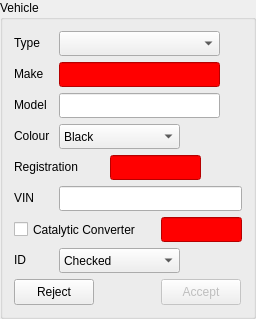
      <widget class="QGroupBox" name="groupBox_3">
       <property name="title">
        <string>Vehicle</string>
       </property>
       <layout class="QVBoxLayout" name="verticalLayout_2">
        <item>
         <layout class="QGridLayout" name="gridLayout">
          <item row="0" column="0">
           <widget class="QLabel" name="typeLabel">
            <property name="minimumSize">
             <size>
              <width>31</width>
              <height>16</height>
             </size>
            </property>
            <property name="maximumSize">
             <size>
              <width>31</width>
              <height>16</height>
             </size>
            </property>
            <property name="text">
             <string>Type</string>
            </property>
           </widget>
          </item>
          <item row="0" column="1" colspan="3">
           <widget class="QComboBox" name="typeCombobox">
            <property name="sizePolicy">
             <sizepolicy hsizetype="Preferred" vsizetype="Preferred">
              <horstretch>0</horstretch>
              <verstretch>0</verstretch>
             </sizepolicy>
            </property>
            <property name="minimumSize">
             <size>
              <width>161</width>
              <height>25</height>
             </size>
            </property>
            <property name="maximumSize">
             <size>
              <width>161</width>
              <height>25</height>
             </size>
            </property>
            <property name="toolTip">
             <string>Select vehicle type.</string>
            </property>
           </widget>
          </item>
          <item row="1" column="0">
           <widget class="QLabel" name="makeLabel">
            <property name="sizePolicy">
             <sizepolicy hsizetype="Preferred" vsizetype="Preferred">
              <horstretch>0</horstretch>
              <verstretch>0</verstretch>
             </sizepolicy>
            </property>
            <property name="minimumSize">
             <size>
              <width>32</width>
              <height>16</height>
             </size>
            </property>
            <property name="maximumSize">
             <size>
              <width>32</width>
              <height>16</height>
             </size>
            </property>
            <property name="text">
             <string>Make</string>
            </property>
           </widget>
          </item>
          <item row="1" column="1" colspan="3">
           <widget class="ValidatingLineEdit" name="makeLineEdit">
            <property name="sizePolicy">
             <sizepolicy hsizetype="Preferred" vsizetype="Preferred">
              <horstretch>0</horstretch>
              <verstretch>0</verstretch>
             </sizepolicy>
            </property>
            <property name="minimumSize">
             <size>
              <width>161</width>
              <height>25</height>
             </size>
            </property>
            <property name="maximumSize">
             <size>
              <width>161</width>
              <height>25</height>
             </size>
            </property>
            <property name="toolTip">
             <string>Enter vehicle make.</string>
            </property>
            <property name="whatsThis">
             <string>The analog clock widget displays the current time.</string>
            </property>
            <property name="styleSheet">
             <string notr="true">QLineEdit {background-color: red;}</string>
            </property>
            <property name="regexString" stdset="0">
             <string>street</string>
            </property>
           </widget>
          </item>
          <item row="2" column="0">
           <widget class="QLabel" name="modelLabel">
            <property name="sizePolicy">
             <sizepolicy hsizetype="Preferred" vsizetype="Preferred">
              <horstretch>0</horstretch>
              <verstretch>0</verstretch>
             </sizepolicy>
            </property>
            <property name="minimumSize">
             <size>
              <width>36</width>
              <height>16</height>
             </size>
            </property>
            <property name="maximumSize">
             <size>
              <width>36</width>
              <height>16</height>
             </size>
            </property>
            <property name="text">
             <string>Model</string>
            </property>
           </widget>
          </item>
          <item row="2" column="1" colspan="3">
           <widget class="ValidatingLineEdit" name="modelLineEdit">
            <property name="sizePolicy">
             <sizepolicy hsizetype="Preferred" vsizetype="Preferred">
              <horstretch>0</horstretch>
              <verstretch>0</verstretch>
             </sizepolicy>
            </property>
            <property name="minimumSize">
             <size>
              <width>161</width>
              <height>25</height>
             </size>
            </property>
            <property name="maximumSize">
             <size>
              <width>161</width>
              <height>25</height>
             </size>
            </property>
            <property name="toolTip">
             <string>Enter vehicle model.</string>
            </property>
            <property name="whatsThis">
             <string>The analog clock widget displays the current time.</string>
            </property>
            <property name="regexString" stdset="0">
             <string>model</string>
            </property>
           </widget>
          </item>
          <item row="3" column="0">
           <widget class="QLabel" name="colourLabel">
            <property name="sizePolicy">
             <sizepolicy hsizetype="Preferred" vsizetype="Preferred">
              <horstretch>0</horstretch>
              <verstretch>0</verstretch>
             </sizepolicy>
            </property>
            <property name="minimumSize">
             <size>
              <width>39</width>
              <height>16</height>
             </size>
            </property>
            <property name="maximumSize">
             <size>
              <width>39</width>
              <height>16</height>
             </size>
            </property>
            <property name="text">
             <string>Colour</string>
            </property>
           </widget>
          </item>
          <item row="3" column="1" colspan="3">
           <widget class="QComboBox" name="colourCombobox">
            <property name="sizePolicy">
             <sizepolicy hsizetype="Preferred" vsizetype="Preferred">
              <horstretch>0</horstretch>
              <verstretch>0</verstretch>
             </sizepolicy>
            </property>
            <property name="minimumSize">
             <size>
              <width>121</width>
              <height>25</height>
             </size>
            </property>
            <property name="maximumSize">
             <size>
              <width>121</width>
              <height>25</height>
             </size>
            </property>
            <property name="toolTip">
             <string>Select vehicle colour.</string>
            </property>
            <item>
             <property name="text">
              <string>Black</string>
             </property>
            </item>
            <item>
             <property name="text">
              <string>Blue</string>
             </property>
            </item>
            <item>
             <property name="text">
              <string>Brown</string>
             </property>
            </item>
            <item>
             <property name="text">
              <string>Green</string>
             </property>
            </item>
            <item>
             <property name="text">
              <string>Grey</string>
             </property>
            </item>
            <item>
             <property name="text">
              <string>Orange</string>
             </property>
            </item>
            <item>
             <property name="text">
              <string>Pink</string>
             </property>
            </item>
            <item>
             <property name="text">
              <string>Purple</string>
             </property>
            </item>
            <item>
             <property name="text">
              <string>Red</string>
             </property>
            </item>
            <item>
             <property name="text">
              <string>White</string>
             </property>
            </item>
            <item>
             <property name="text">
              <string>Yellow</string>
             </property>
            </item>
           </widget>
          </item>
          <item row="4" column="0" colspan="2">
           <widget class="QLabel" name="vehicleRegistrationLabel_2">
            <property name="sizePolicy">
             <sizepolicy hsizetype="Preferred" vsizetype="Preferred">
              <horstretch>0</horstretch>
              <verstretch>0</verstretch>
             </sizepolicy>
            </property>
            <property name="minimumSize">
             <size>
              <width>71</width>
              <height>16</height>
             </size>
            </property>
            <property name="maximumSize">
             <size>
              <width>71</width>
              <height>16</height>
             </size>
            </property>
            <property name="text">
             <string>Registration</string>
            </property>
           </widget>
          </item>
          <item row="4" column="2" colspan="2">
           <widget class="ValidatingLineEdit" name="vehicleRegistrationLineEdit_2">
            <property name="sizePolicy">
             <sizepolicy hsizetype="Preferred" vsizetype="Preferred">
              <horstretch>0</horstretch>
              <verstretch>0</verstretch>
             </sizepolicy>
            </property>
            <property name="minimumSize">
             <size>
              <width>91</width>
              <height>25</height>
             </size>
            </property>
            <property name="maximumSize">
             <size>
              <width>91</width>
              <height>25</height>
             </size>
            </property>
            <property name="toolTip">
             <string>Enter valid UK vehicle registration number.</string>
            </property>
            <property name="whatsThis">
             <string>The analog clock widget displays the current time.</string>
            </property>
            <property name="styleSheet">
             <string notr="true">QLineEdit {background-color: red;}</string>
            </property>
            <property name="regexString" stdset="0">
             <string>post2001Reg</string>
            </property>
           </widget>
          </item>
          <item row="5" column="0">
           <widget class="QLabel" name="vinLabel">
            <property name="maximumSize">
             <size>
              <width>21</width>
              <height>16</height>
             </size>
            </property>
            <property name="text">
             <string>VIN</string>
            </property>
           </widget>
          </item>
          <item row="5" column="1" colspan="3">
           <widget class="ValidatingLineEdit" name="vinLineEdit">
            <property name="sizePolicy">
             <sizepolicy hsizetype="Preferred" vsizetype="Preferred">
              <horstretch>0</horstretch>
              <verstretch>0</verstretch>
             </sizepolicy>
            </property>
            <property name="minimumSize">
             <size>
              <width>0</width>
              <height>25</height>
             </size>
            </property>
            <property name="maximumSize">
             <size>
              <width>183</width>
              <height>25</height>
             </size>
            </property>
            <property name="toolTip">
             <string>Enter valid VIN number.</string>
            </property>
            <property name="whatsThis">
             <string>The analog clock widget displays the current time.</string>
            </property>
            <property name="regexString" stdset="0">
             <string>vin</string>
            </property>
           </widget>
          </item>
          <item row="6" column="0" colspan="3">
           <widget class="QCheckBox" name="catalyticCheckbox">
            <property name="sizePolicy">
             <sizepolicy hsizetype="Preferred" vsizetype="Preferred">
              <horstretch>0</horstretch>
              <verstretch>0</verstretch>
             </sizepolicy>
            </property>
            <property name="minimumSize">
             <size>
              <width>141</width>
              <height>17</height>
             </size>
            </property>
            <property name="maximumSize">
             <size>
              <width>141</width>
              <height>17</height>
             </size>
            </property>
            <property name="toolTip">
             <string>Enables entry of catalytic converter price.</string>
            </property>
            <property name="text">
             <string>Catalytic Converter</string>
            </property>
           </widget>
          </item>
          <item row="6" column="3">
           <widget class="ValidatingLineEdit" name="catalyticLineEdit">
            <property name="enabled">
             <bool>false</bool>
            </property>
            <property name="sizePolicy">
             <sizepolicy hsizetype="Preferred" vsizetype="Preferred">
              <horstretch>0</horstretch>
              <verstretch>0</verstretch>
             </sizepolicy>
            </property>
            <property name="minimumSize">
             <size>
              <width>81</width>
              <height>25</height>
             </size>
            </property>
            <property name="maximumSize">
             <size>
              <width>81</width>
              <height>25</height>
             </size>
            </property>
            <property name="toolTip">
             <string>Enter price for catalytic converter.</string>
            </property>
            <property name="whatsThis">
             <string>The analog clock widget displays the current time.</string>
            </property>
            <property name="styleSheet">
             <string notr="true">QLineEdit {background-color: red;}</string>
            </property>
            <property name="regexString" stdset="0">
             <string>value</string>
            </property>
           </widget>
          </item>
          <item row="7" column="0">
           <widget class="QLabel" name="idLabel">
            <property name="minimumSize">
             <size>
              <width>16</width>
              <height>16</height>
             </size>
            </property>
            <property name="maximumSize">
             <size>
              <width>16</width>
              <height>16</height>
             </size>
            </property>
            <property name="text">
             <string>ID</string>
            </property>
           </widget>
          </item>
          <item row="7" column="1" colspan="3">
           <widget class="QComboBox" name="idCombobox">
            <property name="sizePolicy">
             <sizepolicy hsizetype="Preferred" vsizetype="Preferred">
              <horstretch>0</horstretch>
              <verstretch>0</verstretch>
             </sizepolicy>
            </property>
            <property name="minimumSize">
             <size>
              <width>121</width>
              <height>25</height>
             </size>
            </property>
            <property name="maximumSize">
             <size>
              <width>121</width>
              <height>25</height>
             </size>
            </property>
            <property name="toolTip">
             <string>Select ID status.</string>
            </property>
            <item>
             <property name="text">
              <string>Checked</string>
             </property>
            </item>
            <item>
             <property name="text">
              <string>Known</string>
             </property>
            </item>
           </widget>
          </item>
          <item row="8" column="0" colspan="2">
           <widget class="QPushButton" name="rejectButton">
            <property name="minimumSize">
             <size>
              <width>80</width>
              <height>26</height>
             </size>
            </property>
            <property name="maximumSize">
             <size>
              <width>80</width>
              <height>26</height>
             </size>
            </property>
            <property name="toolTip">
             <string>Closes dialog and forgets changes.</string>
            </property>
            <property name="text">
             <string>Reject</string>
            </property>
           </widget>
          </item>
          <item row="8" column="3">
           <widget class="QPushButton" name="acceptButton">
            <property name="enabled">
             <bool>false</bool>
            </property>
            <property name="minimumSize">
             <size>
              <width>80</width>
              <height>26</height>
             </size>
            </property>
            <property name="maximumSize">
             <size>
              <width>80</width>
              <height>26</height>
             </size>
            </property>
            <property name="toolTip">
             <string>Closes dialog and saves changes.</string>
            </property>
            <property name="text">
             <string>Accept</string>
            </property>
           </widget>
          </item>
         </layout>
        </item>
       </layout>
      </widget>
